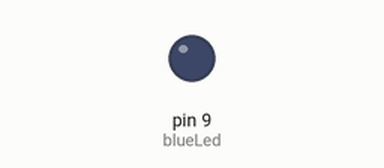
Simulated run of this sketch. Board: Arduino Uno, built with avr-gcc and run on an emulated ATmega328P. Shown: output pins drawn as LEDs (lit = HIGH).

Above: at 0.05 s.
At 1.5 s:
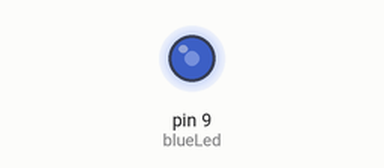
At 3.0 s:
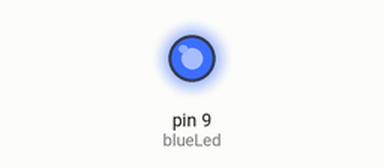
Timing chart, 0 to 6.9 s (numbered marks = the images above):
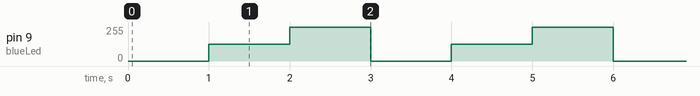

The sketch:

AnalogWrite.ino
```cpp
int blueLed = 9;
int brighness1 = 0;
int brighness2 = 125;
int brighness3 = 255;
int dt = 1000;

void setup() {
  // put your setup code here, to run once:
pinMode(blueLed, OUTPUT);
}

void loop() {
  // put your main code here, to run repeatedly:
analogWrite(blueLed, brighness1);
delay(dt);
analogWrite(blueLed,brighness2);
delay(dt);
analogWrite(blueLed,brighness3);
delay(dt);
}
```

Measured:
- by itself, pin 9 (blueLed): repeats every 3.0 s: 255/255 1.0 s, 0/255 1.0 s, 125/255 1.0 s
